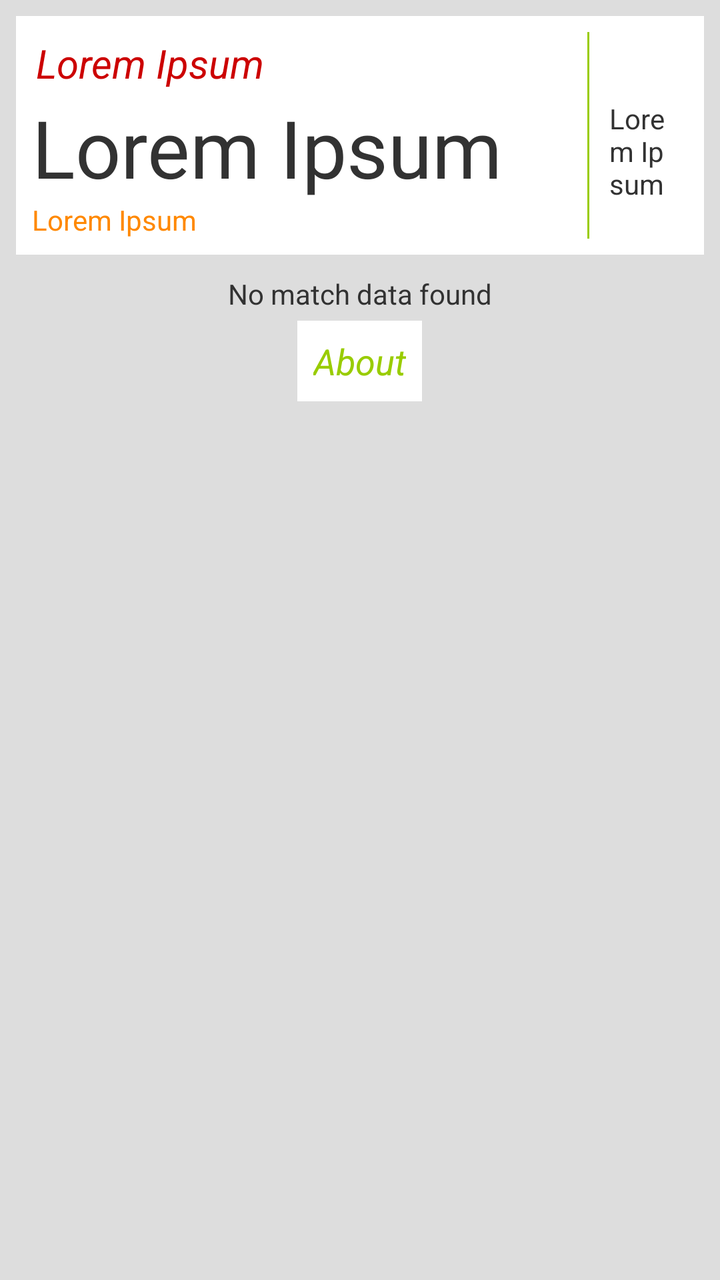
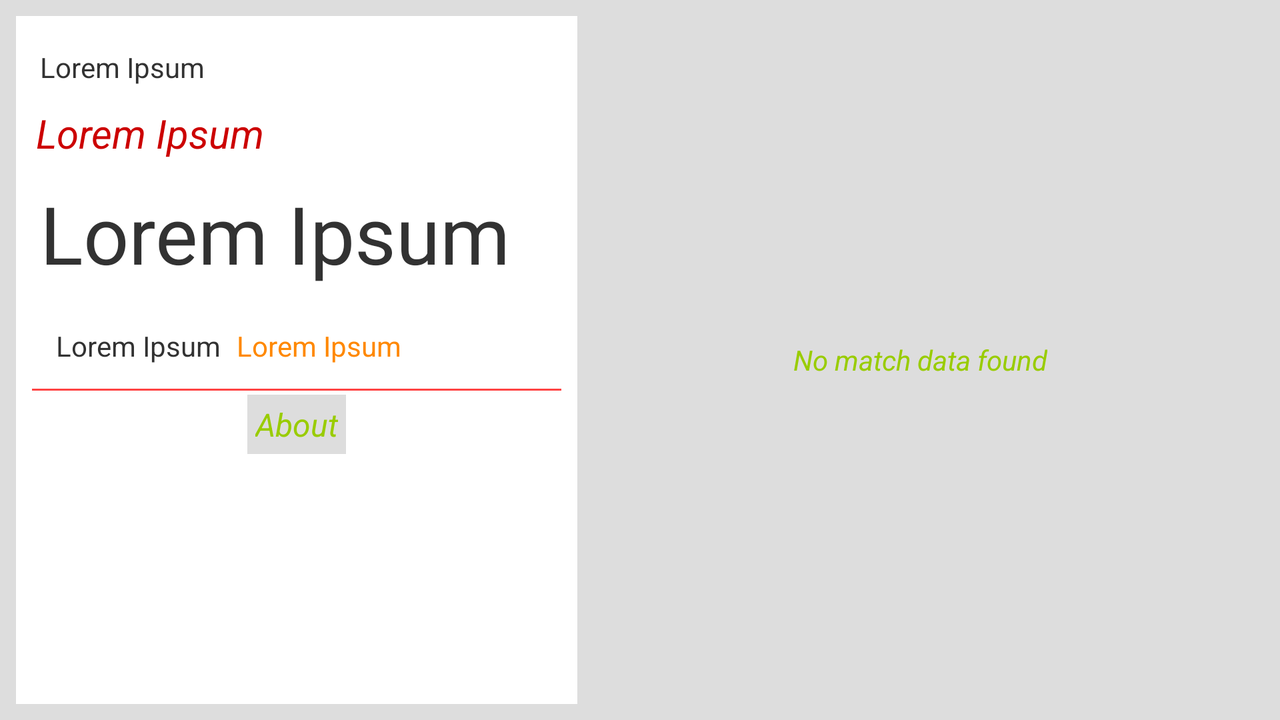

Two renders of one Android screen. The first uses the default layout on a phone; the second uses the alternative layout the repository ships for a different screen configuration, on a matching device. The two XML files are below.
<!-- AndroidManifest.xml: application theme AppTheme -->
<!-- res/layout/activity_main.xml -->
<LinearLayout xmlns:android="http://schemas.android.com/apk/res/android"
    xmlns:tools="http://schemas.android.com/tools"
    android:layout_width="match_parent"
    android:layout_height="match_parent"
    android:background="#dddddd"
    android:measureWithLargestChild="false"
    android:orientation="vertical"
    android:padding="@dimen/margin_medium"
    tools:context=".MainActivity" >

    
    

    <LinearLayout
        android:id="@+id/nextMatchDetailsContainer"
        android:layout_width="fill_parent"
        android:layout_height="wrap_content"
        android:layout_gravity="center_vertical"
        android:layout_marginBottom="@dimen/margin_medium"
        android:background="@color/white"
        android:baselineAligned="false"
        android:orientation="horizontal"
        android:padding="@dimen/margin_medium" >

        <LinearLayout
            android:layout_width="0dp"
            android:layout_height="wrap_content"
            android:layout_gravity="center_vertical"
            android:layout_weight="0.85"
            android:orientation="vertical" >

            <LinearLayout
                android:layout_width="match_parent"
                android:layout_height="wrap_content"
                android:orientation="horizontal"
                tools:ignore="UseCompoundDrawables" >

                <TextView
                    android:id="@+id/nextMatchDateText"
                    style="@style/MediumSizedText"
                    android:layout_width="wrap_content"
                    android:layout_height="wrap_content"
                    android:text="@string/empty_text"
                    android:textColor="@color/holo_red_dark" />

                <TextView
                    android:id="@+id/nextMatchStadiumText"
                    android:layout_width="wrap_content"
                    android:layout_height="wrap_content"
                    android:layout_marginLeft="4dip"
                    android:text="@string/empty_text"
                    android:visibility="gone" />
            </LinearLayout>

            <TextView
                android:id="@+id/nextMatchOpponentText"
                style="@style/EmphasisedText"
                android:layout_width="wrap_content"
                android:layout_height="wrap_content"
                android:text="@string/empty_text" />

            <TextView
                android:id="@+id/nextMatchCompetitionText"
                android:layout_width="wrap_content"
                android:layout_height="wrap_content"
                android:text="@string/empty_text"
                android:textColor="@color/holo_orange_dark" />
        </LinearLayout>

        

        <View
            android:layout_width="1dp"
            android:layout_height="fill_parent"
            android:background="@color/holo_green_light" />

        <LinearLayout
            android:layout_width="0dp"
            android:layout_height="match_parent"
            android:layout_gravity="center_vertical"
            android:layout_weight="0.15"
            android:gravity="center_vertical"
            android:orientation="vertical"
            android:padding="2dip"
            android:paddingRight="0dip" >

            

            <ImageButton
                android:id="@+id/shareButton"
                android:layout_width="wrap_content"
                android:layout_height="wrap_content"
                android:layout_gravity="center"
                android:background="@drawable/share_button"
                android:contentDescription="@string/empty_text"
                android:padding="2dip" />

            <View
                android:layout_width="match_parent"
                android:layout_height="4dp" />

            <TextView
                android:id="@+id/nextMatchVenueText"
                android:layout_width="wrap_content"
                android:layout_height="wrap_content"
                android:layout_gravity="center"
                android:layout_marginTop="@dimen/margin_medium"
                android:paddingBottom="4dip"
                android:paddingLeft="@dimen/margin_medium"
                android:paddingRight="@dimen/margin_medium"
                android:paddingTop="4dip"
                android:text="@string/empty_text" />

            <ImageView
                android:id="@+id/star"
                android:layout_width="wrap_content"
                android:layout_height="wrap_content"
                android:layout_gravity="center"
                android:contentDescription="@string/empty_text"
                android:padding="4dip"
                android:src="@drawable/ic_action_important"
                android:visibility="gone" />
        </LinearLayout>
    </LinearLayout>

    

    <LinearLayout
        android:id="@+id/listContainer"
        android:layout_width="fill_parent"
        android:layout_height="wrap_content"
        android:layout_gravity="center_vertical"
        android:orientation="vertical" >

        <ListView
            android:id="@android:id/list"
            android:layout_width="fill_parent"
            android:layout_height="wrap_content"
            android:focusableInTouchMode="false" />

        <LinearLayout
            android:layout_width="fill_parent"
            android:layout_height="wrap_content"
            android:orientation="vertical" >

            <TextView
                android:id="@android:id/empty"
                android:layout_width="wrap_content"
                android:layout_height="wrap_content"
                android:layout_gravity="center"
                android:layout_margin="2dip"
                android:gravity="center_vertical"
                android:text="@string/empty_list" />
        </LinearLayout>
    </LinearLayout>

    
    <LinearLayout
        android:layout_width="fill_parent"
        android:layout_height="wrap_content"
        android:orientation="vertical" >

        <TextView
            android:id="@+id/aboutApp"
            android:layout_width="wrap_content"
            android:layout_height="wrap_content"
            android:layout_gravity="center"
            android:layout_margin="2dip"
            android:background="@color/white"
            android:gravity="center"
            android:padding="@dimen/padding_medium"
            android:text="@string/action_about"
            android:textColor="@color/holo_green_light"
            android:textSize="18sp"
            android:textStyle="italic" />
    </LinearLayout>

</LinearLayout>
<!-- resources referenced by this layout -->
<resources>
  <color name="holo_green_light">#ff99cc00</color>
  <color name="holo_orange_dark">#ffff8800</color>
  <color name="holo_red_dark">#ffcc0000</color>
  <color name="white">#ffffff</color>
  <dimen name="margin_medium">8dp</dimen>
  <dimen name="padding_medium">8dp</dimen>
  <!-- drawable share_button (drawable) -->
  <?xml version="1.0" encoding="utf-8"?>
  <selector xmlns:android="http://schemas.android.com/apk/res/android">
  
      <item android:drawable="@drawable/ic_action_share_focused" android:state_pressed="true"/>
      <item android:drawable="@drawable/ic_action_share_focused" android:state_focused="true"/>
      <item android:drawable="@drawable/ic_action_share"/>
  
  </selector>
  <string name="action_about">About</string>
  <string name="empty_list">No match data found</string>
  <string name="empty_text">Lorem Ipsum</string>
  <style name="EmphasisedText">
          <item name="android:textSize">40sp</item>
      </style>
  <style name="MediumSizedText">
          <item name="android:textStyle">italic</item>
          <item name="android:padding">2dp</item>
          <item name="android:textSize">20sp</item>
      </style>
  <style name="AppTheme" parent="AppBaseTheme">
          
      </style>
  <!-- drawable ic_action_share_focused: png bitmap (drawable-hdpi, 2230 bytes) -->
  <style name="AppBaseTheme" parent="android:Theme.Light.NoTitleBar">
          
      </style>
</resources>
<!-- res/layout-land/activity_main.xml (the author's variant of the layout above) -->
<!-- drawn on the phone turned sideways -->
<LinearLayout xmlns:android="http://schemas.android.com/apk/res/android"
    xmlns:tools="http://schemas.android.com/tools"
    android:layout_width="match_parent"
    android:layout_height="match_parent"
    android:background="#dddddd"
    android:baselineAligned="false"
    android:measureWithLargestChild="false"
    android:orientation="horizontal"
    android:padding="@dimen/margin_medium"
    tools:context=".MainActivity" >

    
    

    <LinearLayout
        android:id="@+id/nextMatchDetailsContainer"
        android:layout_width="0dp"
        android:layout_height="fill_parent"
        android:layout_gravity="center_vertical"
        android:layout_weight="0.45"
        android:background="@color/white"
        android:baselineAligned="false"
        android:orientation="vertical"
        android:padding="@dimen/margin_medium" >

        <RelativeLayout
            android:layout_width="match_parent"
            android:layout_height="wrap_content"
            android:layout_gravity="center_vertical"
            android:layout_marginBottom="@dimen/margin_medium"
            android:layout_marginTop="@dimen/margin_medium" >

            <TextView
                android:id="@+id/nextMatchStadiumText"
                android:layout_width="wrap_content"
                android:layout_height="wrap_content"
                android:layout_marginLeft="4dip"
                android:text="@string/empty_text" />

            

            <ImageButton
                android:id="@+id/shareButton"
                android:layout_width="wrap_content"
                android:layout_height="wrap_content"
                android:layout_alignParentRight="true"
                android:background="@drawable/share_button"
                android:contentDescription="@string/empty_text"
                android:padding="@dimen/padding_small" />
        </RelativeLayout>

        <TextView
            android:id="@+id/nextMatchDateText"
            style="@style/MediumSizedText"
            android:layout_width="wrap_content"
            android:layout_height="wrap_content"
            android:text="@string/empty_text"
            android:textColor="@color/holo_red_dark" />

        <TextView
            android:id="@+id/nextMatchOpponentText"
            style="@style/EmphasisedText"
            android:layout_width="wrap_content"
            android:layout_height="wrap_content"
            android:paddingBottom="@dimen/padding_medium"
            android:paddingLeft="@dimen/padding_small"
            android:paddingRight="@dimen/padding_small"
            android:paddingTop="@dimen/padding_medium"
            android:text="@string/empty_text" />

        <LinearLayout
            android:layout_width="fill_parent"
            android:layout_height="wrap_content"
            android:orientation="horizontal"
            android:padding="@dimen/margin_medium" >

            <TextView
                android:id="@+id/nextMatchVenueText"
                android:layout_width="wrap_content"
                android:layout_height="wrap_content"
                android:padding="@dimen/padding_small"
                android:text="@string/empty_text" />

            <TextView
                android:id="@+id/nextMatchCompetitionText"
                android:layout_width="wrap_content"
                android:layout_height="wrap_content"
                android:padding="@dimen/padding_small"
                android:text="@string/empty_text"
                android:textColor="@color/holo_orange_dark" />

            <ImageView
                android:id="@+id/star"
                android:layout_width="wrap_content"
                android:layout_height="wrap_content"
                android:contentDescription="@string/empty_text"
                android:padding="@dimen/padding_small"
                android:src="@drawable/ic_action_important"
                android:visibility="gone" />
        </LinearLayout>

        <View
            android:layout_width="match_parent"
            android:layout_height="1dip"
            android:background="@color/holo_red_light" />

        

        <TextView
            android:id="@+id/aboutApp"
            android:layout_width="wrap_content"
            android:layout_height="wrap_content"
            android:layout_gravity="center"
            android:layout_margin="2dip"
            android:layout_marginTop="4dip"
            android:gravity="center"
            android:padding="@dimen/padding_small"
            android:text="@string/action_about"
            android:background="#dddddd"
            android:textColor="@color/holo_green_light"
            android:textSize="16sp"
            android:textStyle="italic" />
    </LinearLayout>

    

    <LinearLayout
        android:id="@+id/listContainer"
        android:layout_width="0dp"
        android:layout_height="wrap_content"
        android:layout_gravity="center_vertical"
        android:layout_weight="0.55"
        android:orientation="vertical" >

        <ListView
            android:id="@android:id/list"
            android:layout_width="fill_parent"
            android:layout_height="wrap_content"
            android:focusableInTouchMode="false" />

        <LinearLayout
            android:layout_width="fill_parent"
            android:layout_height="wrap_content"
            android:orientation="vertical" >

            <TextView
                android:id="@android:id/empty"
                android:layout_width="wrap_content"
                android:layout_height="wrap_content"
                android:layout_gravity="center"
                android:layout_margin="2dip"
                android:gravity="center_vertical"
                android:text="@string/empty_list"
                android:textColor="@color/holo_green_light"
                android:textStyle="italic" />
        </LinearLayout>
    </LinearLayout>

</LinearLayout>
<!-- resources referenced by the variant -->
<!-- as the phone turned sideways resolves them -->
<resources>
  <color name="holo_green_light">#ff99cc00</color>
  <color name="holo_orange_dark">#ffff8800</color>
  <color name="holo_red_dark">#ffcc0000</color>
  <color name="holo_red_light">#ffff4444</color>
  <color name="white">#ffffff</color>
  <dimen name="margin_medium">8dp</dimen>
  <dimen name="padding_medium">8dp</dimen>
  <dimen name="padding_small">4dp</dimen>
  <!-- drawable share_button (drawable) -->
  <?xml version="1.0" encoding="utf-8"?>
  <selector xmlns:android="http://schemas.android.com/apk/res/android">
  
      <item android:drawable="@drawable/ic_action_share_focused" android:state_pressed="true"/>
      <item android:drawable="@drawable/ic_action_share_focused" android:state_focused="true"/>
      <item android:drawable="@drawable/ic_action_share"/>
  
  </selector>
  <string name="action_about">About</string>
  <string name="empty_list">No match data found</string>
  <string name="empty_text">Lorem Ipsum</string>
  <style name="EmphasisedText">
          <item name="android:textSize">40sp</item>
      </style>
  <style name="MediumSizedText">
          <item name="android:textStyle">italic</item>
          <item name="android:padding">2dp</item>
          <item name="android:textSize">20sp</item>
      </style>
  <style name="AppTheme" parent="AppBaseTheme">
          
      </style>
  <!-- drawable ic_action_share_focused: png bitmap (drawable-hdpi, 2230 bytes) -->
  <style name="AppBaseTheme" parent="android:Theme.Light.NoTitleBar">
          
      </style>
</resources>
